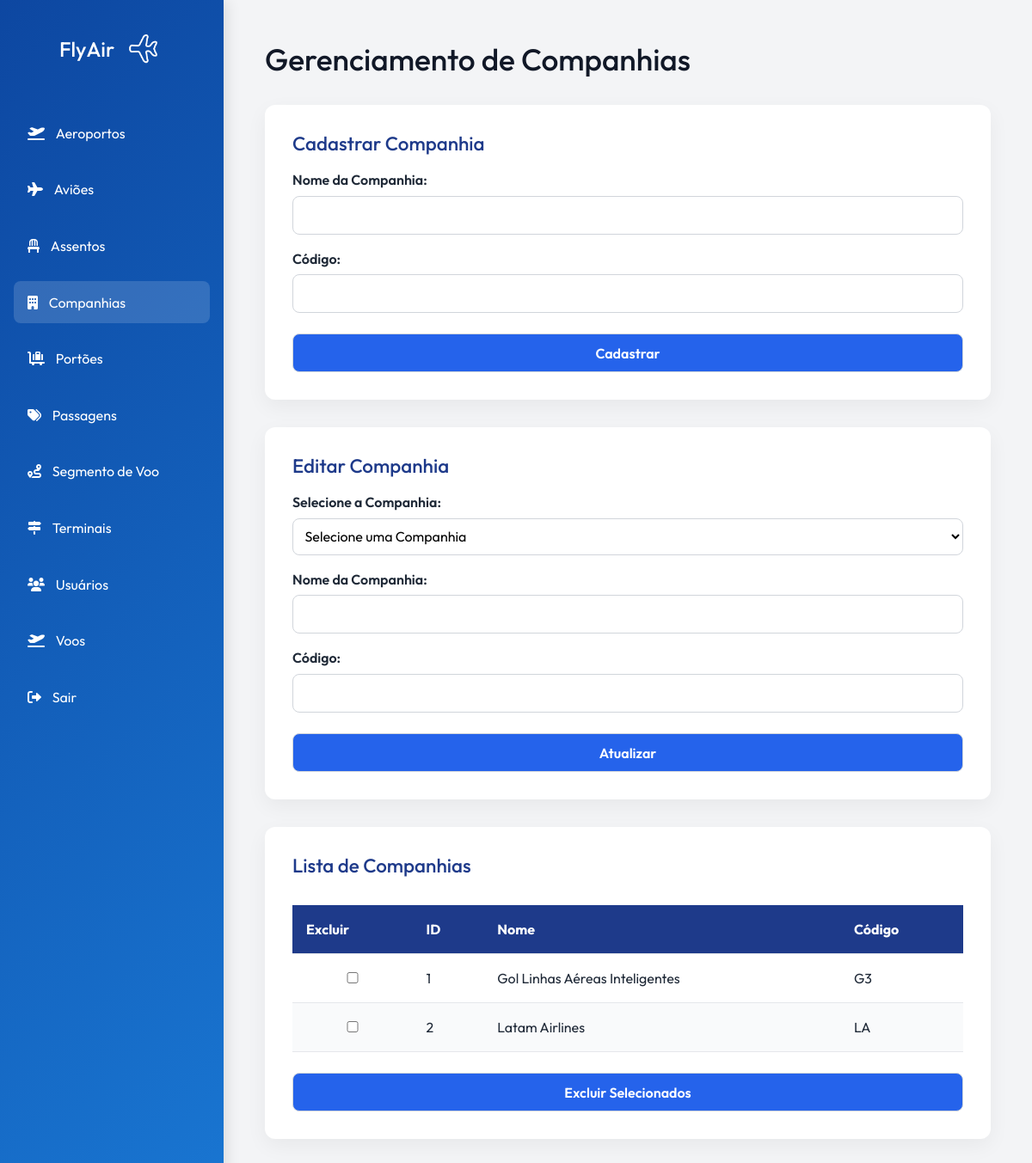
The app's page /routes/companhiaRoutes.php (signed in) with its own data.
### tables this page shows
CREATE TABLE `companhias` (
  `id_companhia` int(11) NOT NULL,
  `nome_companhia` varchar(255) NOT NULL,
  `codigo_companhia` varchar(10) NOT NULL
);

### app/controllers/CompanhiaController.php (called while the page is built, shortened)
<?php
require_once __DIR__ . '/../models/Companhia.php';
class CompanhiaController {
    private $model;
    public function __construct($db) {
        $this->model = new Companhia($db);
    }
    public function index() {
        $companhias = $this->model->getAll();
        include('../app/views/ctrldev/companhia/index.php');
    }
}
?>

### app/models/Companhia.php (called while the page is built, shortened)
<?php
class Companhia {
    private $db;
    public function __construct($db) {
        $this->db = $db;
    }
    public function getAll() {
        $query = "SELECT * FROM `companhias`";
        $result = $this->db->query($query);
        $companhias = [];
        if ($result && $result->num_rows > 0) {
            while ($row = $result->fetch_assoc()) {
                $companhias[] = $row;
            }
        }
        return $companhias;
    }
}
?>

### app/views/ctrldev/companhia/index.php (the view, shortened to what this page needs)
<?php
require_once '../routes/companhiaRoutes.php';
?>
<!DOCTYPE html>
<html lang="en">
<head>
    <link rel="stylesheet" href="../assets/css/style.css">
    <link href="https://cdnjs.cloudflare.com/ajax/libs/font-awesome/6.0.0-beta3/css/all.min.css" rel="stylesheet">
    <link href="https://cdn.jsdelivr.net/npm/bootstrap@5.3.3/dist/css/bootstrap.min.css" rel="stylesheet">
</head>
<body id="adm">
    <aside class="sidebar">
        <div class="sidebar-header">
            <h1>FlyAir<a href="../app/views/ctrldev/"><img src="../assets/images/fly-airplane.png" alt="Logo" class="logo"></a></h1>
        </div>
        <nav class="menu">
            <a href="../routes/aeroportoRoutes.php" class="menu-item">
                <i class="fa-solid fa-plane-departure"></i>
                <span>Aeroportos</span>
            </a>
            <a href="../routes/aviaoRoutes.php" class="menu-item">
                <i class="fas fa-plane"></i>
                <span>Aviões</span>
            </a>
            <a href="../routes/assentoRoutes.php" class="menu-item">
                <i class="fas fa-chair"></i>
                <span>Assentos</span>
            </a>
            <a href="../routes/companhiaRoutes.php" class="menu-item active">
                <i class="fas fa-building"></i>
                <span>Companhias</span>
            </a>
            <a href="../routes/portaoRoutes.php" class="menu-item">
                <i class="fa-solid fa-cart-flatbed-suitcase"></i>
                <span>Portões</span>
            </a>
            <a href="../routes/passagemRoutes.php" class="menu-item">
                <i class="fas fa-tags"></i>
                <span>Passagens</span>
            </a>
            <a href="../routes/segmentoVooRoutes.php" class="menu-item">
                <i class="fas fa-route"></i>
                <span>Segmento de Voo</span>
            </a>
            <a href="../routes/terminalRoutes.php" class="menu-item">
                <i class="fa-solid fa-signs-post"></i>
                <span>Terminais</span>
            </a>
            <a href="../routes/usuarioRoutes.php" class="menu-item">
                <i class="fas fa-users"></i>
                <span>Usuários</span>
            </a>
            <a href="../routes/vooRoutes.php" class="menu-item">
                <i class="fas fa-plane-departure"></i>
                <span>Voos</span>
            </a>
            <a href="/aeroporto/logout" class="menu-item">
                <i class="fa-solid fa-right-from-bracket"></i>
                <span>Sair</span>
            </a>
        </nav>
    </aside>
    <main>
        <h1>Gerenciamento de Companhias</h1>
        <div class="form-container" id='formulario'>
            <h2>Cadastrar Companhia</h2>
            <form method="post" action="../routes/companhiaRoutes.php">
                <label for="nome_companhia">Nome da Companhia:</label>
                <input type="text" name="nome_companhia" required>
                <label for="codigo_companhia">Código:</label>
                <input type="text" name="codigo_companhia" required>
                <input type="submit" value="Cadastrar">
            </form>
        </div>
        <div class="form-container" id='formulario'>
            <h2>Editar Companhia</h2>
            <form method="post" action="../routes/companhiaRoutes.php">
                <label for="nome_companhia_edit">Selecione a Companhia:</label>
                <select name="id_companhia_edit" id="select_companhia_editar" required onchange="preencherFormularioEdicao()">
                    <option value="">Selecione uma Companhia</option>
                </select>
                <label for="nome_companhia_edit">Nome da Companhia:</label>
                <input type="text" name="nome_companhia_edit" id="nome_companhia_edit" required>
                <label for="codigo_companhia_edit">Código:</label>
                <input type="text" name="codigo_companhia_edit" id="codigo_companhia_edit" required>
                <input type="submit" value="Atualizar">
            </form>
        </div>
        <div class="form-container" id="listar">
            <h2>Lista de Companhias</h2>
            <form method="post" action="../routes/companhiaRoutes.php">
                <div class="table-container">
                    <table class="styled-table">
                        <thead>
                            <tr>
                                <th>Excluir</th>
                                <th>ID</th>
                                <th>Nome</th>
                                <th>Código</th>
                            </tr>
                        </thead>
                        <tbody>
                            <?php
                            if (isset($companhias) && is_array($companhias)):
                                foreach ($companhias as $companhia):
                                    ?>
                                    <tr>
                                        <td><input type="checkbox" name="ids[]" value="<?= $companhia['id_companhia'] ?>"></td>
                                        <td><?= $companhia['id_companhia'] ?></td>
                                        <td><?= $companhia['nome_companhia'] ?></td>
                                        <td><?= $companhia['codigo_companhia'] ?></td>
                                    </tr>
                                    <?php
                                endforeach;
                            else:
                                ?>
                                <tr><td colspan="4">Nenhuma companhia encontrada.</td></tr>
                            <?php endif; ?>
                        </tbody>
                    </table>
                </div>
                <div class="button-wrapper">
                    <input type="submit" value="Excluir Selecionados" class="btn-delete">
                </div>
            </form>
        </div>
    </main>
</body>
</html>

### assets/css/style.css (style rules this page uses)
* { margin: 0; padding: 0; box-sizing: border-box; }
#adm { display: flex; min-height: 100vh; background: #f3f4f6; color: #1f2937; font-family: 'Outfit', sans-serif!important; }
.sidebar { width: 260px; background: linear-gradient(135deg, #0d47a1, #1976d2); color: white; padding: 2rem 1rem; box-shadow: 4px 0 15px rgba(0, 0, 0, 0.1); }
.sidebar-header { text-align: center; margin-bottom: 3rem; }
.sidebar-header h1 { font-size: 1.5rem; margin-bottom: 1rem; display: flex; align-items: center; justify-content: center; gap: 0.5rem; }
.sidebar-header img.logo { width: 50px; height: auto; }
.menu { display: flex; flex-direction: column; gap: 1rem; }
.menu-item { color: white; text-decoration: none; padding: 0.8rem 1rem; border-radius: 8px; transition: 0.3s ease; display: flex; align-items: center; gap: 0.8rem; }
.menu-item:hover, .menu-item.active { background-color: rgba(255, 255, 255, 0.15); }
main { flex: 1; padding: 3rem; overflow-y: auto; }
main h1 { font-size: 2.2rem; margin-bottom: 2rem; color: #111827; }
.form-container { background: white; padding: 2rem; border-radius: 12px; box-shadow: 0 8px 24px rgba(0, 0, 0, 0.05); margin-bottom: 2rem; }
.form-container h2 { font-size: 1.4rem; margin-bottom: 1rem; color: #1e3a8a; }
.form-container form label { display: block; margin-top: 1rem; font-weight: 600; margin-bottom: 0.4rem; }
.form-container form input, .form-container form select { width: 100%; padding: 0.6rem; border: 1px solid #d1d5db; border-radius: 8px; font-size: 1rem; background: #ffffff; transition: 0.2s ease; }
input[type="submit"] { background: #2563eb!important; color: white; font-weight: 600; margin-top: 1.5rem; cursor: pointer; transition: 0.3s ease; }
.table-container { overflow-x: auto; }
.styled-table { width: 100%; border-collapse: collapse; margin-top: 1rem; }
.styled-table thead { background-color: #1e3a8a; color: white; }
.styled-table th, .styled-table td { padding: 1rem; text-align: left; border-bottom: 1px solid #e5e7eb; }
.styled-table tbody tr:nth-child(even) { background-color: #f9fafb; }
.btn-delete { background-color: #ef4444; border: none; padding: 0.8rem 1.5rem; border-radius: 8px; color: white; font-weight: 600; margin-top: 1rem; transition: 0.3s ease; }
.logo { font-weight: bold; font-size: 22px; color: #1d3557; text-decoration: none; }
.auth-form input, select { padding: 0.6rem; border: 1px solid #d1d5db; border-radius: 8px; background: #f9fafb; font-size: 1rem; }

### records on screen
companhias: id_companhia "1", nome_companhia "Gol Linhas Aéreas Inteligentes", codigo_companhia "G3"
companhias: id_companhia "2", nome_companhia "Latam Airlines", codigo_companhia "LA"
